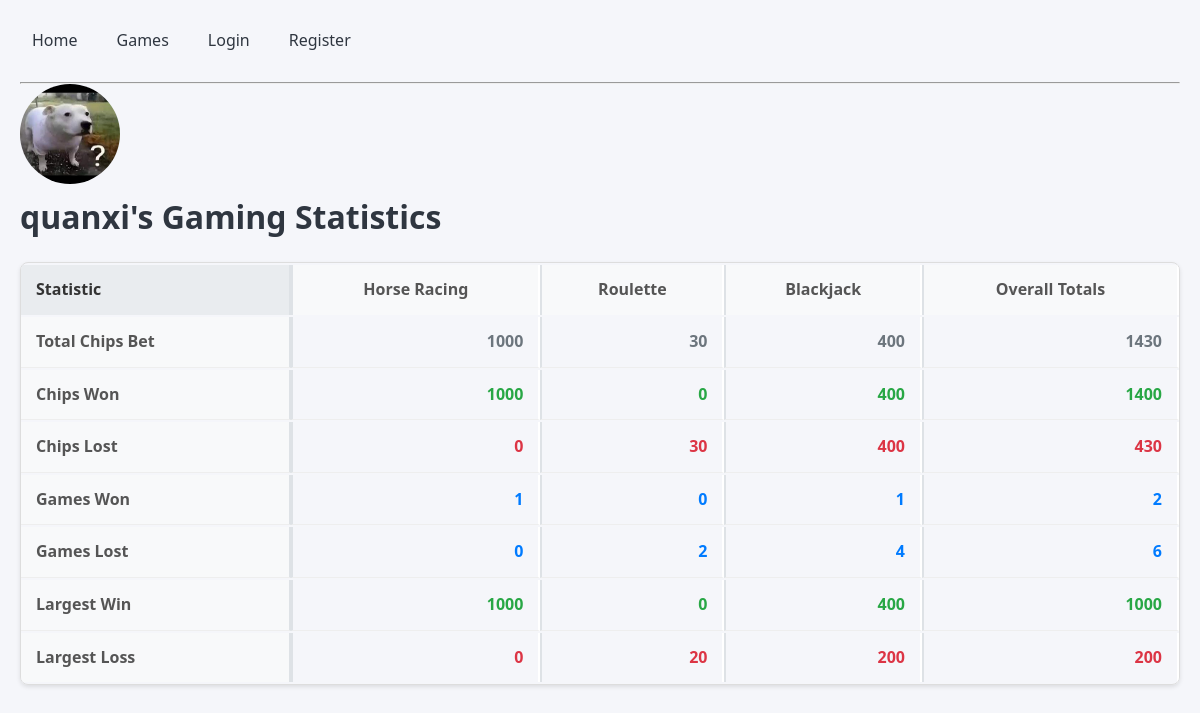
The page /profile/1/stats/ on the database its author committed.
### GamePlatformApp/models.py (models this page shows)
class User(AbstractUser):
    profile_picture = models.ImageField(upload_to='img/', default = 'profile.jpg')
    bio = models.CharField(max_length=250, default='A GamePlatform user')
    created_at = models.DateTimeField(auto_now_add=True)
    updated_at = models.DateTimeField(auto_now=True)
    chips = models.IntegerField(default=1000)
    horse_race_chips_bet = models.IntegerField(default=0)
    horse_race_chips_won = models.IntegerField(default=0)
    horse_race_games_won = models.IntegerField(default=0)
    horse_race_games_lost = models.IntegerField(default=0)
    horse_race_chips_lost = models.IntegerField(default=0)
    horse_race_highest_win = models.IntegerField(default=0)
    horse_race_highest_lost = models.IntegerField(default=0)
    roulette_chips_bet = models.IntegerField(default=0)
    roulette_chips_won = models.IntegerField(default=0)
    roulette_games_won = models.IntegerField(default=0)
    roulette_games_lost = models.IntegerField(default=0)
    roulette_chips_lost = models.IntegerField(default=0)
    roulette_highest_win = models.IntegerField(default=0)
    roulette_highest_lost = models.IntegerField(default=0)
    blackjack_chips_bet = models.IntegerField(default=0)
    blackjack_chips_won = models.IntegerField(default=0)
    blackjack_games_won = models.IntegerField(default=0)
    blackjack_games_lost = models.IntegerField(default=0)
    blackjack_chips_lost = models.IntegerField(default=0)
    blackjack_highest_win = models.IntegerField(default=0)
    blackjack_highest_lost = models.IntegerField(default=0)
    total_chips_bet = models.IntegerField(default=0)
    total_chips_won = models.IntegerField(default=0)
    total_games_won = models.IntegerField(default=0)
    total_games_lost = models.IntegerField(default=0)
    total_chips_lost = models.IntegerField(default=0)
    total_highest_win = models.IntegerField(default=0)
    total_highest_lost = models.IntegerField(default=0)

### GamePlatformApp/views.py (the view)
# urls.py: path('profile/<int:pk>/stats/', UserStatsView.as_view(), name="user-stats"),
class UserStatsView(DetailView):
    model = User
    template_name = 'GamePlatformApp/users/user_stats.html'
    context_object_name = 'profile_user'
    def get_context_data(self, **kwargs):
        context = super().get_context_data(**kwargs)
        profile_user = self.get_object()
        return context

### templates/GamePlatformApp/users/user_stats.html (shortened to what this page needs)
{% extends 'GamePlatformApp/base_navbar.html' %}
{% block content %}
<img src="{{ profile_user.profile_picture.url }}" alt="Profile Picture" class="profile-picture">
<h1>{{ profile_user.username }}'s Gaming Statistics</h1>
<div class="stats-container">
    <table class="stats-table">
        <thead>
            <tr>
                <th>Statistic</th>
                <th>Horse Racing</th>
                <th>Roulette</th>
                <th>Blackjack</th>
                <th>Overall Totals</th>
            </tr>
        </thead>
        <tbody>
            <tr>
                <td class="stat-bet">Total Chips Bet</td>
                <td class="stat-bet">{{ profile_user.horse_race_chips_bet }}</td>
                <td class="stat-bet">{{ profile_user.roulette_chips_bet }}</td>
                <td class="stat-bet">{{ profile_user.blackjack_chips_bet }}</td>
                <td class="stat-bet">{{ profile_user.total_chips_bet }}</td>
            </tr>
            <tr>
                <td class="stat-win">Chips Won</td>
                <td class="stat-win">{{ profile_user.horse_race_chips_won }}</td>
                <td class="stat-win">{{ profile_user.roulette_chips_won }}</td>
                <td class="stat-win">{{ profile_user.blackjack_chips_won }}</td>
                <td class="stat-win">{{ profile_user.total_chips_won }}</td>
            </tr>
            <tr>
                <td class="stat-loss">Chips Lost</td>
                <td class="stat-loss">{{ profile_user.horse_race_chips_lost }}</td>
                <td class="stat-loss">{{ profile_user.roulette_chips_lost }}</td>
                <td class="stat-loss">{{ profile_user.blackjack_chips_lost }}</td>
                <td class="stat-loss">{{ profile_user.total_chips_lost }}</td>
            </tr>
            <tr>
                <td class="stat-games">Games Won</td>
                <td class="stat-games">{{ profile_user.horse_race_games_won }}</td>
                <td class="stat-games">{{ profile_user.roulette_games_won }}</td>
                <td class="stat-games">{{ profile_user.blackjack_games_won }}</td>
                <td class="stat-games">{{ profile_user.total_games_won }}</td>
            </tr>
            <tr>
                <td class="stat-games">Games Lost</td>
                <td class="stat-games">{{ profile_user.horse_race_games_lost }}</td>
                <td class="stat-games">{{ profile_user.roulette_games_lost }}</td>
                <td class="stat-games">{{ profile_user.blackjack_games_lost }}</td>
                <td class="stat-games">{{ profile_user.total_games_lost }}</td>
            </tr>
            <tr>
                <td class="stat-win">Largest Win</td>
                <td class="stat-win">{{ profile_user.horse_race_highest_win }}</td>
                <td class="stat-win">{{ profile_user.roulette_highest_win }}</td>
                <td class="stat-win">{{ profile_user.blackjack_highest_win }}</td>
                <td class="stat-win">{{ profile_user.total_highest_win }}</td>
            </tr>
            <tr>
                <td class="stat-loss">Largest Loss</td>
                <td class="stat-loss">{{ profile_user.horse_race_highest_lost }}</td>
                <td class="stat-loss">{{ profile_user.roulette_highest_lost }}</td>
                <td class="stat-loss">{{ profile_user.blackjack_highest_lost }}</td>
                <td class="stat-loss">{{ profile_user.total_highest_lost }}</td>
            </tr>
        </tbody>
    </table>
</div>
{% endblock %}

### static/css/base.css (style rules this page uses)
* { margin: 0; padding: 0; box-sizing: border-box; font-family: 'Segoe UI', Tahoma, Geneva, Verdana, sans-serif; }
body { background-color: #f5f6fa; color: #2f3640; line-height: 1.6; padding: 20px; }
img { border-radius: 50%; height: 30px; width: 30px; }
.profile-picture { border-radius: 50%; height: 100px; width: 100px; }
.stats-container { margin-top: 20px; border: 1px solid #ddd; border-radius: 8px; overflow: hidden; box-shadow: 0 2px 4px rgba(0,0,0,0.1); }
.stats-table { width: 100%; border-collapse: separate; border-spacing: 0 2px; }
.stats-table th, .stats-table td { padding: 12px 15px; border-bottom: 1px solid #eee; border-right: 2px solid #fff; }
.stats-table th { background-color: #f8f9fa; font-weight: 600; color: #555; border-bottom: 2px solid #dee2e6; }
.stats-table td { font-weight: bold; text-align: right; }
.stats-table th:first-child { text-align: left; background-color: #e9ecef; font-weight: 700; color: #333; border-right: 2px solid #dee2e6; position: sticky; left: 0; z-index: 10; }
.stats-table td:first-child { text-align: left; background-color: #f8f9fa; font-weight: 600; color: #555; border-right: 2px solid #dee2e6; position: sticky; left: 0; z-index: 5; }
.stat-bet { color: #6c757d; }
.stat-win { color: #28a745; }
.stat-loss { color: #dc3545; }
.stat-games { color: #007bff; }
.stats-table th:not(:first-child) { border-left: 2px solid #dee2e6; }
.stats-table td:not(:first-child) { border-left: 2px solid #dee2e6; }
.stats-table tr:last-child th, .stats-table tr:last-child td { border-bottom: none; }

### rows shown on the page
User: profile_picture (placeholder picture), username "quanxi", horse_race_chips_bet "1000", roulette_chips_bet "30", blackjack_chips_bet "400", total_chips_bet "1430", horse_race_chips_won "1000", roulette_chips_won "0", blackjack_chips_won "400", total_chips_won "1400", horse_race_chips_lost "0", roulette_chips_lost "30", blackjack_chips_lost "400", total_chips_lost "430", horse_race_games_won "1", roulette_games_won "0", blackjack_games_won "1", total_games_won "2", horse_race_games_lost "0", roulette_games_lost "2", blackjack_games_lost "4", total_games_lost "6", horse_race_highest_win "1000", roulette_highest_win "0", blackjack_highest_win "400", total_highest_win "1000", horse_race_highest_lost "0", roulette_highest_lost "20", blackjack_highest_lost "200", total_highest_lost "200"
